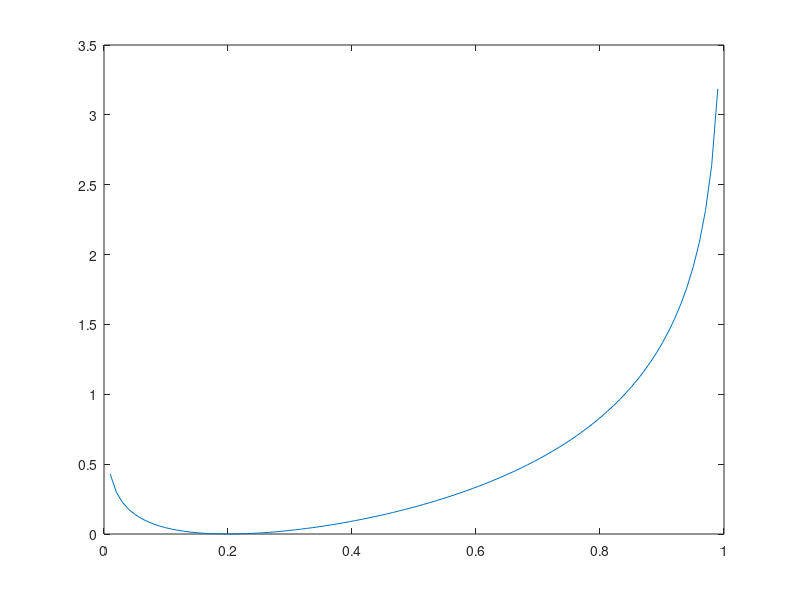

This figure's MATLAB source:
p=0.2
pjs=linspace(0.01,0.99,100);
r=[]
for pj=pjs
   aux=(p*log(p/pj))+((1-p)*log((1-p)/(1-pj)));
   r=[r;aux];
   
end

plot(pjs',r)
